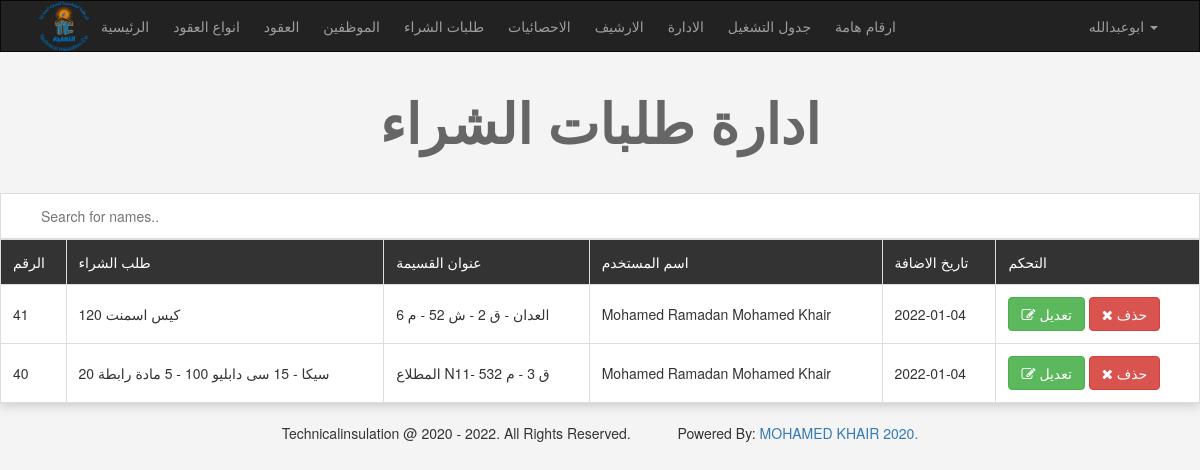
Screenshot of /admin/comments.php (signed in) with the database file from the repository.
### tables this page shows
CREATE TABLE `comments` (
  `c_id` int(11) NOT NULL,
  `comment` text NOT NULL,
  `status` tinyint(4) NOT NULL,
  `comment_date` date NOT NULL,
  `item_id` int(11) NOT NULL,
  `user_id` int(11) NOT NULL
);

CREATE TABLE `items` (
  `Item_ID` int(11) NOT NULL,
  `Number` int(11) DEFAULT NULL,
  `Name` varchar(255) NOT NULL,
  `Description` text NOT NULL,
  `Price` varchar(255) NOT NULL,
  `Add_Date` date NOT NULL,
  `Country_Made` varchar(255) NOT NULL,
  `Image` varchar(255) NOT NULL,
  `Measure` varchar(255) NOT NULL,
  `Status` varchar(255) NOT NULL,
  `Rating` smallint(6) NOT NULL,
  `Approve` tinyint(4) NOT NULL DEFAULT 0,
  `Cat_ID` int(11) NOT NULL,
  `Member_ID` int(11) NOT NULL,
  `Tags` varchar(255) NOT NULL,
  `pay1` int(11) NOT NULL,
  `pay2` int(11) NOT NULL,
  `pay3` int(11) NOT NULL,
  `start` date NOT NULL,
  `pstage1` date NOT NULL,
  `pstage2` date NOT NULL,
  `pstage3` date NOT NULL,
  `pstage4` date NOT NULL,
  `pstage5` date NOT NULL,
  `plot1` date NOT NULL,
  `plot2` date NOT NULL,
  `plot3` date NOT NULL,
  `plot4` date NOT NULL,
  `plot5` date NOT NULL,
  `plot6` date NOT NULL,
  `plot7` date NOT NULL,
  `plot8` date NOT NULL,
  `plot9` date NOT NULL,
  `plot10` date NOT NULL,
  `plot11` date NOT NULL,
  `plot12` date NOT NULL,
  `plot13` date NOT NULL,
  `plot14` date NOT NULL,
  `plot15` date NOT NULL,
  `notes` varchar(255) NOT NULL
);

CREATE TABLE `users` (
  `UserID` int(11) NOT NULL,
  `Username` varchar(255) NOT NULL,
  `Password` varchar(255) NOT NULL,
  `Email` varchar(255) NOT NULL,
  `FullName` varchar(255) NOT NULL,
  `GroupID` int(11) NOT NULL DEFAULT 0,
  `TrustStatus` int(11) NOT NULL DEFAULT 0,
  `RegStatus` int(11) NOT NULL DEFAULT 0,
  `Date` date NOT NULL,
  `avatar` varchar(255) NOT NULL,
  `Position` varchar(255) NOT NULL,
  `Salary` varchar(255) NOT NULL,
  `Phone` varchar(255) NOT NULL,
  `Notes` varchar(255) NOT NULL
);

### admin/comments.php (the view, shortened to what this page needs)
<!DOCTYPE html>
<html>
<head>
</head>
<?php
if (isset($_SESSION['Username'])){
include 'init.php';
$do = isset($_GET['do'])? $_GET['do'] : 'manage';
if ($do == 'manage'){
  $stmt = $con->prepare ("SELECT comments.*,items.Country_Made AS address,users.FullName AS member FROM comments
  INNER JOIN items ON items.Item_ID = comments.item_id
  INNER JOIN users ON users.UserID = comments.user_id
  ORDER BY c_id DESC ");
  $stmt->execute();
  $comments = $stmt->fetchAll();
  if (! empty($comments)){
  ?>
    <h1 class="text-center"> ادارة طلبات الشراء </h1>
            <input type="text" id="myInput" onkeyup="myFunction()" placeholder="Search for names.." title="Type in a name">
          <table id="myTable"  class="main-table text-center table table-bordered">
          <tr class="header">
             <td> الرقم </td>
             <td> طلب الشراء </td>
             <td> عنوان القسيمة  </td>
             <td> اسم المستخدم </td>
             <td> تاريخ الاضافة </td>
             <td> التحكم </td>
          </tr>
          <?php
          foreach($comments as $comment){
           echo"<tr>";
              echo"<td>" . $comment['c_id'] ."</td>";
              echo"<td>" . $comment['comment'] ."</td>";
              echo"<td>" . $comment['address'] ."</td>";
              echo"<td>" . $comment['member'] ."</td>";
              echo"<td>" . $comment['comment_date'] ."</td>";
              echo "<td> <a href='comments.php?do=edit&comid=" . $comment['c_id'] . " 'class='btn btn-success'><i class='fa fa-edit'></i> تعديل </a>
                         <a href='comments.php?do=delete&comid=" . $comment['c_id'] . " 'class='btn btn-danger confirm'><i class='fa fa-close'></i> حذف </a>";
               echo "</td>";
           echo"</tr>";
          }
          ?>
          </table>
      <?php
         }else{
          echo '<div class="container">';
             echo '<div class="nice-message">';
               echo 'لا يوجد طلبات شراء لعرضها';
             echo '</div>';
          echo '</div>';
      }
       ?>
<?php
        }
    include $tpl .'footer.php';
}else{
   header ('location:index.php');
   exit();
}
?>

### admin/layout/css/backend.css (style rules this page uses)
body { background-color: #F4F4F4; text-transform: capitalize; }
h1 { font-size: 55px; margin: 40px 0; font-weight: bold; color: #666; }
.main-table { -webkit-box-shadow: 0 3px 10px #ccc; -moz-box-shadow: 0 3px 10px #ccc; box-shadow: 0 3px 10px #ccc; }
.main-table td { background-color: #FFF; vertical-align: middle !important; }
.main-table tr:first-child td { background-color: #333; color: #FFF; }

### admin/comments.php (style rules this page uses)
#myInput { background-position: 10px 10px; background-repeat: no-repeat; width: 100%; padding: 12px 20px 12px 40px; border: 1px solid #ddd; }
#myTable { border-collapse: collapse; width: 100%; border: 1px solid #ddd; }
#myTable th, #myTable td { text-align: left; padding: 12px; }
#myTable tr { border-bottom: 1px solid #ddd; }
#myTable tr.header, #myTable tr:hover { background-color: #f1f1f1; }

### rows the page displays
comments: c_id "41", comment "120 كيس اسمنت", item.Country_Made "العدان - ق 2 - ش 52 - م 6", user.FullName "Mohamed Ramadan Mohamed Khair", comment_date "2022-01-04"
comments: c_id "40", comment "20 سيكا - 15 سى دابليو 100 - 5 مادة رابطة", item.Country_Made "المطلاع N11- ق 3 - م 532", user.FullName "Mohamed Ramadan Mohamed Khair", comment_date "2022-01-04"

### other values shown
lang('home_admin') "الرئيسية"
lang('categories') "انواع العقود"
lang('items') "العقود"
lang('members') "الموظفين"
lang('comments') "طلبات الشراء"
lang('statistics') "الاحصائيات"
lang('archives') "الارشيف"
lang('managers') "الادارة"
lang('itemsformans') "جدول التشغيل"
lang('phones') "ارقام هامة"
$_SESSION['Username'] "ابوعبدالله"
